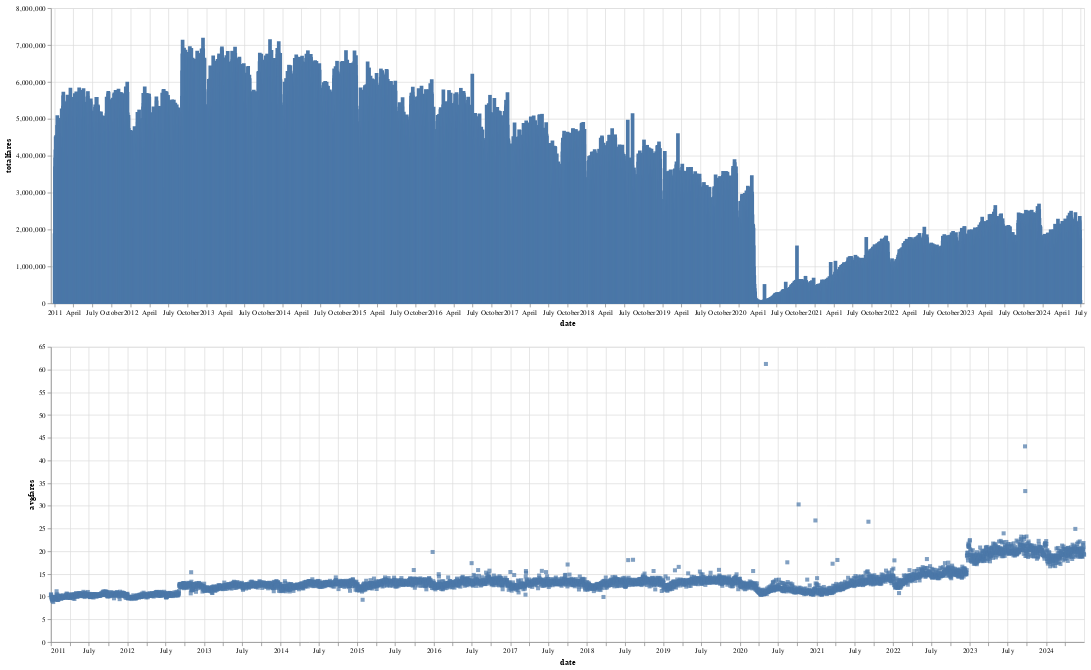

The cell this chart's notebook holds for it:
### Code cell
import altair as alt
brush = alt.selection_interval()
details = alt.Chart(data).mark_bar().encode(alt.X('date:T'),  alt.Y('totalfares:Q'), tooltip=[alt.Tooltip('date:T',format='%Y-%m-%d %H'),'totalfares:Q']
).properties( width=1400,  height=400 ).add_params( brush)

summary = alt.Chart(data).mark_square().encode( alt.X('date:T'), alt.Y('avgfares:Q'), tooltip=['avgfares:Q'] ).properties(  width=1400,  height=400).transform_filter( brush)
details & summary

### Figure 1 — Vega-Lite specification as saved in the notebook (floating-point values rounded to 4 significant figures; data arrays with more than 128 entries replaced by an {"elided": "..."} marker saying what was removed)
{"config": {"view": {"continuousWidth": 300, "continuousHeight": 300}}, "vconcat": [{"mark": {"type": "bar"}, "encoding": {"tooltip": [{"field": "date", "format": "%Y-%m-%d %H", "type": "temporal"}, {"field": "totalfares", "type": "quantitative"}], "x": {"field": "date", "type": "temporal"}, "y": {"field": "totalfares", "type": "quantitative"}}, "height": 400, "name": "view_3", "width": 1400}, {"mark": {"type": "square"}, "encoding": {"tooltip": [{"field": "avgfares", "type": "quantitative"}], "x": {"field": "date", "type": "temporal"}, "y": {"field": "avgfares", "type": "quantitative"}}, "height": 400, "transform": [{"filter": {"param": "param_3"}}], "width": 1400}], "data": {"name": "data-cc0ad9b27dd167e39acdb92efa2c1882"}, "params": [{"name": "param_3", "select": {"type": "interval"}, "views": ["view_3"]}], "$schema": "https://vega.github.io/schema/vega-lite/v5.20.1.json", "datasets": {"data-cc0ad9b27dd167e39acdb92efa2c1882": {"elided": "4930 records"}}}
